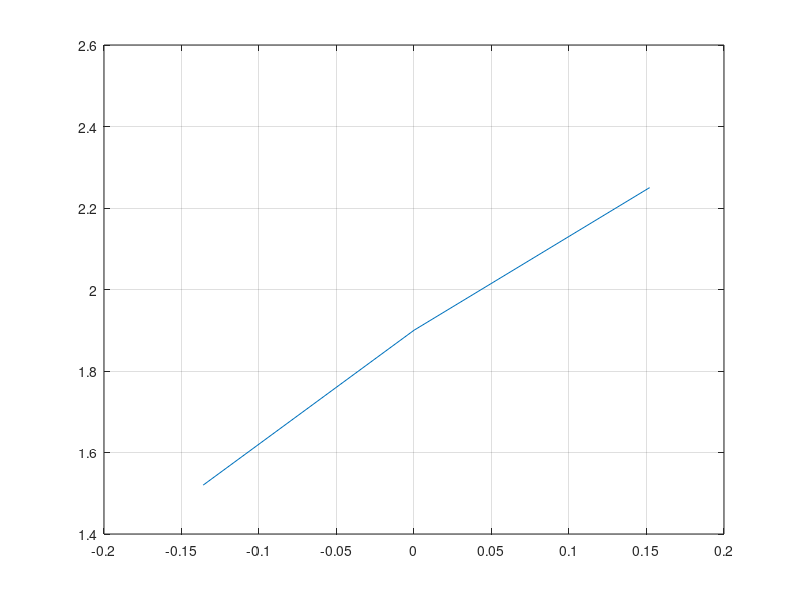

This figure's MATLAB source:
clear all; close all; clc;

ampere = [-0.136 0 0.152];
voltage = [1.52 1.9 2.25];
linearSens = polyfit(voltage, ampere, 1)

plot(ampere, voltage)

grid on;